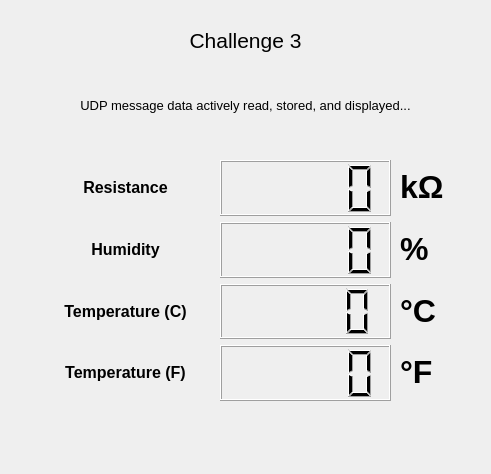
<?xml version="1.0" encoding="UTF-8"?>
<ui version="4.0">
 <class>UDPReceive</class>
 <widget class="QDialog" name="UDPReceive">
  <property name="geometry">
   <rect>
    <x>0</x>
    <y>0</y>
    <width>491</width>
    <height>474</height>
   </rect>
  </property>
  <property name="windowTitle">
   <string>UDPReceive</string>
  </property>
  <widget class="QWidget" name="layoutWidget">
   <property name="geometry">
    <rect>
     <x>40</x>
     <y>160</y>
     <width>171</width>
     <height>241</height>
    </rect>
   </property>
   <layout class="QVBoxLayout" name="verticalLayout">
    <item>
     <widget class="QLabel" name="label">
      <property name="text">
       <string>&lt;html&gt;&lt;head/&gt;&lt;body&gt;&lt;p align=&quot;center&quot;&gt;&lt;span style=&quot; font-size:12pt; font-weight:600;&quot;&gt;Resistance&lt;/span&gt;&lt;/p&gt;&lt;/body&gt;&lt;/html&gt;</string>
      </property>
     </widget>
    </item>
    <item>
     <widget class="QLabel" name="label_2">
      <property name="text">
       <string>&lt;html&gt;&lt;head/&gt;&lt;body&gt;&lt;p align=&quot;center&quot;&gt;&lt;span style=&quot; font-size:12pt; font-weight:600;&quot;&gt;Humidity&lt;/span&gt;&lt;/p&gt;&lt;/body&gt;&lt;/html&gt;</string>
      </property>
     </widget>
    </item>
    <item>
     <widget class="QLabel" name="label_3">
      <property name="text">
       <string>&lt;html&gt;&lt;head/&gt;&lt;body&gt;&lt;p align=&quot;center&quot;&gt;&lt;span style=&quot; font-size:12pt; font-weight:600;&quot;&gt;Temperature (C)&lt;/span&gt;&lt;/p&gt;&lt;/body&gt;&lt;/html&gt;</string>
      </property>
     </widget>
    </item>
    <item>
     <widget class="QLabel" name="label_4">
      <property name="text">
       <string>&lt;html&gt;&lt;head/&gt;&lt;body&gt;&lt;p align=&quot;center&quot;&gt;&lt;span style=&quot; font-size:12pt; font-weight:600;&quot;&gt;Temperature (F)&lt;/span&gt;&lt;/p&gt;&lt;/body&gt;&lt;/html&gt;</string>
      </property>
     </widget>
    </item>
   </layout>
  </widget>
  <widget class="QWidget" name="layoutWidget">
   <property name="geometry">
    <rect>
     <x>220</x>
     <y>160</y>
     <width>171</width>
     <height>241</height>
    </rect>
   </property>
   <layout class="QVBoxLayout" name="verticalLayout_2">
    <item>
     <widget class="QLCDNumber" name="resVal"/>
    </item>
    <item>
     <widget class="QLCDNumber" name="humVal"/>
    </item>
    <item>
     <widget class="QLCDNumber" name="tempCVal"/>
    </item>
    <item>
     <widget class="QLCDNumber" name="tempFVal"/>
    </item>
   </layout>
  </widget>
  <widget class="QWidget" name="layoutWidget">
   <property name="geometry">
    <rect>
     <x>400</x>
     <y>160</y>
     <width>51</width>
     <height>241</height>
    </rect>
   </property>
   <layout class="QVBoxLayout" name="verticalLayout_3">
    <item>
     <widget class="QLabel" name="label_5">
      <property name="text">
       <string>&lt;html&gt;&lt;head/&gt;&lt;body&gt;&lt;p&gt;&lt;span style=&quot; font-size:24pt; font-weight:600;&quot;&gt;kΩ&lt;/span&gt;&lt;/p&gt;&lt;/body&gt;&lt;/html&gt;</string>
      </property>
     </widget>
    </item>
    <item>
     <widget class="QLabel" name="label_6">
      <property name="text">
       <string>&lt;html&gt;&lt;head/&gt;&lt;body&gt;&lt;p&gt;&lt;span style=&quot; font-size:24pt; font-weight:600;&quot;&gt;%&lt;/span&gt;&lt;/p&gt;&lt;/body&gt;&lt;/html&gt;</string>
      </property>
     </widget>
    </item>
    <item>
     <widget class="QLabel" name="label_7">
      <property name="text">
       <string>&lt;html&gt;&lt;head/&gt;&lt;body&gt;&lt;p&gt;&lt;span style=&quot; font-size:24pt; font-weight:600;&quot;&gt;°C&lt;/span&gt;&lt;/p&gt;&lt;/body&gt;&lt;/html&gt;</string>
      </property>
     </widget>
    </item>
    <item>
     <widget class="QLabel" name="label_8">
      <property name="text">
       <string>&lt;html&gt;&lt;head/&gt;&lt;body&gt;&lt;p&gt;&lt;span style=&quot; font-size:24pt; font-weight:600;&quot;&gt;°F&lt;/span&gt;&lt;/p&gt;&lt;/body&gt;&lt;/html&gt;</string>
      </property>
     </widget>
    </item>
   </layout>
  </widget>
  <widget class="QLabel" name="label_9">
   <property name="geometry">
    <rect>
     <x>20</x>
     <y>80</y>
     <width>451</width>
     <height>51</height>
    </rect>
   </property>
   <property name="text">
    <string>&lt;html&gt;&lt;head/&gt;&lt;body&gt;&lt;p align=&quot;center&quot;&gt;&lt;span style=&quot; font-size:10pt;&quot;&gt;UDP message data actively read, stored, and displayed...&lt;/span&gt;&lt;/p&gt;&lt;/body&gt;&lt;/html&gt;</string>
   </property>
  </widget>
  <widget class="QLabel" name="label_10">
   <property name="geometry">
    <rect>
     <x>20</x>
     <y>10</y>
     <width>451</width>
     <height>61</height>
    </rect>
   </property>
   <property name="text">
    <string>&lt;html&gt;&lt;head/&gt;&lt;body&gt;&lt;p align=&quot;center&quot;&gt;&lt;span style=&quot; font-size:16pt;&quot;&gt;Challenge 3&lt;/span&gt;&lt;/p&gt;&lt;/body&gt;&lt;/html&gt;</string>
   </property>
  </widget>
 </widget>
 <resources/>
 <connections/>
</ui>
